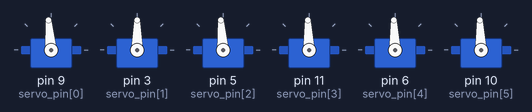
The sketch below on a simulated Arduino Uno, built with avr-gcc and run on an emulated ATmega328P. Parts: 6 × servo. What the sketch prints to the serial monitor is not drawn.

Above: at 0.1 s.
At 1.1 s:
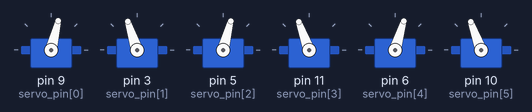
Timing chart, 0 to 2.6 s (numbered marks = the images above):
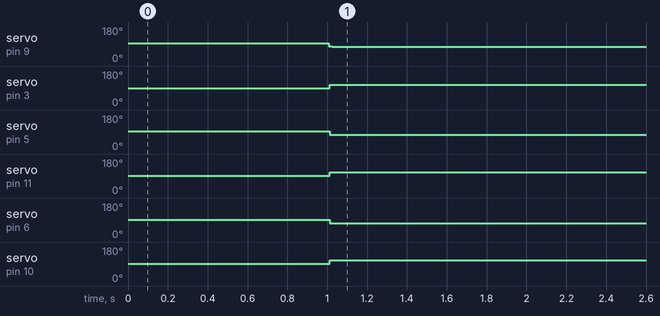

The sketch:

stewart_platform.ino
```cpp
#include <Servo.h>

const float pi = 3.14159, theta_r = radians(48.0), theta_p = radians(23.2), theta_s[] = {-pi/3,
2*pi/3, pi, 0, pi/3, -2*pi/3},
RD = 2.395, PD = 3.3, L1 = 1.00, L2 = 5.2813, z_home = 5.25, servo_min = -radians(80), servo_max = radians(80),
servo_mult = 400/(pi/4),
p[2][6] = {{PD*cos(pi/6 + theta_p), PD*cos(pi/6 - theta_p), PD*cos(-(pi/2 - theta_p)),
-PD*cos(-(pi/2 - theta_p)), -PD*cos(pi/6 - theta_p), -PD*cos(pi/6 + theta_p)},
{PD*sin(pi/6 + theta_p), PD*sin(pi/6 - theta_p), PD*sin(-(pi/2 - theta_p)),
PD*sin(-(pi/2 - theta_p)), PD*sin(pi/6 - theta_p), PD*sin(pi/6 + theta_p)}},
re[2][6] = {{RD*cos(pi/6 + theta_r), RD*cos(pi/6 - theta_r), RD*cos(-(pi/2 - theta_r)),
-RD*cos(-(pi/2 - theta_r)), -RD*cos(pi/6 - theta_r), -RD*cos(pi/6 + theta_r)},
{RD*sin(pi/6 + theta_r), RD*sin(pi/6 - theta_r), RD*sin(-(pi/2 - theta_r)),
RD*sin(-(pi/2 - theta_r)), RD*sin(pi/6 - theta_r), RD*sin(pi/6 + theta_r)}};
/*
theta_r = angle between attachment points
theta_p = angle between rotation points
theta_s = orientation of the servos
RD = distance to end eector attachment points
PD = distance to servo rotation points
L1 = servo arm length - old arm (servo horn) is .617
L2 = connecting arm length
z_home = default z height with servo arms horizontal
servo_min = lower limit for servo arm angle
servo_max = upper limit for servo arm angle
servo_mult = multiplier to convert to milliseconds
p = location of servo rotation points in base frame [x/y][1-6]
re = location of attachment points in end eector frame [x/y][1-6]
*/
const int servo_pin[] = {9,3, 5, 11, 6, 10}, servo_zero[6] = {1519, 1471, 1509, 1491, 1489, 1491};
/*
 * 0
1519.30
1
1470.70
2
1509.30
3
1490.70
4
1489.30
5
1490.70

 */
/*
servo_pin = servo pin assignments,
servo_zero = zero angles for each servo (horizontal)
*/


Servo servo[6];
/*
Servos 0, 2, 4: reversed (+ = down, - = up)
Servos 1, 3, 5: normal (+ = up, - = down)
*/
void setup()
{
  Serial.begin(9600);
  //Serial.begin(9600);
  for(int i = 0; i < 6; i++)
  {
    servo[i].attach(servo_pin[i]);
    servo[i].writeMicroseconds(servo_zero[i]);
  }
  delay(1000);
}

void loop()
{
  static float pe[6] = {0,0,0,radians(0),radians(0),radians(0)};
  /*
  pe = location and orientation of end eector frame relative to the base frame [sway, surge,
  heave, pitch, roll, yaw)
  theta_a = angle of the servo arm
  servo_pos = value written to each servo
  q = position of lower mounting point of connecting link [x,y,x][1-6]
  r = position of upper mounting point of connecting link
  dl = dierence between x,y,z coordinates of q and r
  dl2 = distance between q and r
  */

  // Home
//  for(int i = 0; i < 6; i++)
//  {
//    servo[i].attach(servo_pin[i]);
//    servo[i].writeMicroseconds(servo_zero[i]);
//  }
  kinematics(pe);


// Up and down
//for (int i = 0; i < 500; i++)
//{
////  pe[2] = -.1;
//  pe[2] = -.05;
//  kinematics(pe);
//}
//for (int i = 0; i < 500; i++)
//{
////  pe[2] = .3;
//  pe[2] = .1;
//  kinematics(pe);
//}

//delay(400);

//  Circular Motion
//  for (int i = 0; i < 2000; i++)
//  {
////    pe[2] = .3*sin(2*3.1415*i/50.0) + 0.03;
//    pe[3] = radians(2.5)*cos(2*3.1415*i/500.0);
//
//
//
//    kinematics(pe);
//  }
//  for (int i = 0; i < 200; i++)
//  {
//    pe[0] = 0;
//    pe[1] = 0;
//    pe[2] = 0;
//    pe[3] = 0;
//    pe[4] = 0;
//    pe[5] = 0;
//    kinematics(pe);
//  }


//  Level testing
//  for (int i = 0; i < 100; i++)
//  {
//    pe[0] = 0;
//    pe[1] = 0;
//    pe[2] = 0;
//    pe[3] = 0;
//    pe[4] = 0;
//    pe[5] = 0;
//    kinematics(pe);
//  }
//  delay(1000);
//  for (int i = 0; i < 100; i++)
//  {
//    pe[0] = 0;
//    pe[1] = 0;
//    pe[2] = 0;
//    pe[3] = radians(-3);
//    pe[4] = 0;
//    pe[5] = 0;
//    kinematics(pe);
//  }
//  delay(1000);
//  for (int i = 0; i < 100; i++)
//  {
//    pe[0] = 0;
//    pe[1] = 0;
//    pe[2] = 0;
//    pe[3] = radians(3);
//    pe[4] = 0;
//    pe[5] = 0;
//    kinematics(pe);
//
//  }
//  delay(1000);

}


void kinematics(float pe[6])
{
  float theta_a[6], servo_pos[6], q[3][6], r[3][6], dl[3][6], dl2[6];
  for(int i = 0; i < 6; i++)
  {
    q[0][i] = L1*cos(-theta_a[i])*cos(theta_s[i]) + p[0][i];
    q[1][i] = L1*cos(-theta_a[i])*sin(theta_s[i]) + p[1][i];
    q[2][i] = -L1*sin(-theta_a[i]);

    r[0][i] = re[0][i]*cos(pe[4])*cos(pe[5]) + re[1][i]*(sin(pe[3])*sin(pe[4])*cos(pe[5]) -
    cos(pe[3])*sin(pe[5])) + pe[0];
    r[1][i] = re[0][i]*cos(pe[4])*sin(pe[5]) + re[1][i]*(cos(pe[3])*cos(pe[5]) +
    sin(pe[3])*sin(pe[4])*sin(pe[5])) + pe[1];
    r[2][i] = -re[0][i]*sin(pe[4]) + re[1][i]*sin(pe[3])*cos(pe[4]) + z_home + pe[2];

    dl[0][i] = q[0][i] - r[0][i];
    dl[1][i] = q[1][i] - r[1][i];
    dl[2][i] = q[2][i] - r[2][i];

    dl2[i] = sqrt(dl[0][i]*dl[0][i] + dl[1][i]*dl[1][i] + dl[2][i]*dl[2][i]) - L2;

    theta_a[i] += dl2[i];

//    Serial.print("\nbefore\t");
//    Serial.print(theta_a[i]);

    theta_a[i] = constrain(theta_a[i], servo_min, servo_max);

    if(i%2 == 1) servo_pos[i] = servo_zero[i] + theta_a[i]*servo_mult;
    else servo_pos[i] = servo_zero[i] - theta_a[i]*servo_mult;
  }

  for(int i = 0; i < 6; i++)
  {
//    Serial.print("\nServo number:\t");
//    Serial.print(i);
//    Serial.print("\nValue:\t");
//    Serial.print(theta_a[i]);
//    Serial.print("\t");
    Serial.println(i);
    Serial.println(servo_pos[i]);
    servo[i].writeMicroseconds(servo_pos[i]);
//    servo[i].writeMicroseconds(1500);
  }
}
```

Measured:
- by itself, servo on pin 9 (servo_pin[0]): 95° → 76° at 1.0 s
- by itself, servo on pin 3 (servo_pin[1]): 90° → 108° at 1.0 s
- by itself, servo on pin 5 (servo_pin[2]): 94° → 75° at 1.0 s
- by itself, servo on pin 11 (servo_pin[3]): 92° → 109° at 1.0 s, → 110° 0.06 s later
- by itself, servo on pin 6 (servo_pin[4]): 92° → 74° at 1.0 s, → 73° 0.06 s later
- by itself, servo on pin 10 (servo_pin[5]): 92° → 109° at 1.0 s, → 110° 0.07 s later
